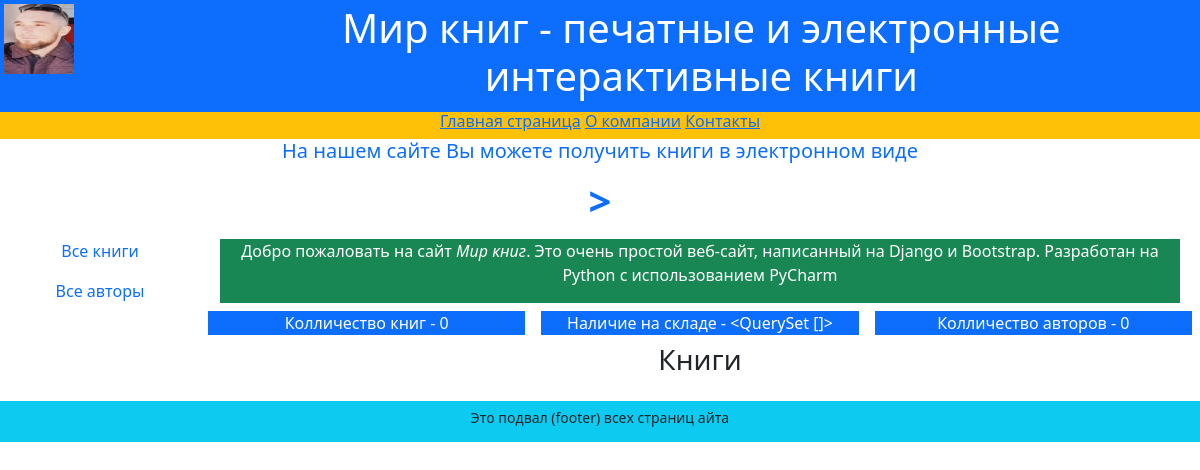
/, run on an earlier commit of the app's database.
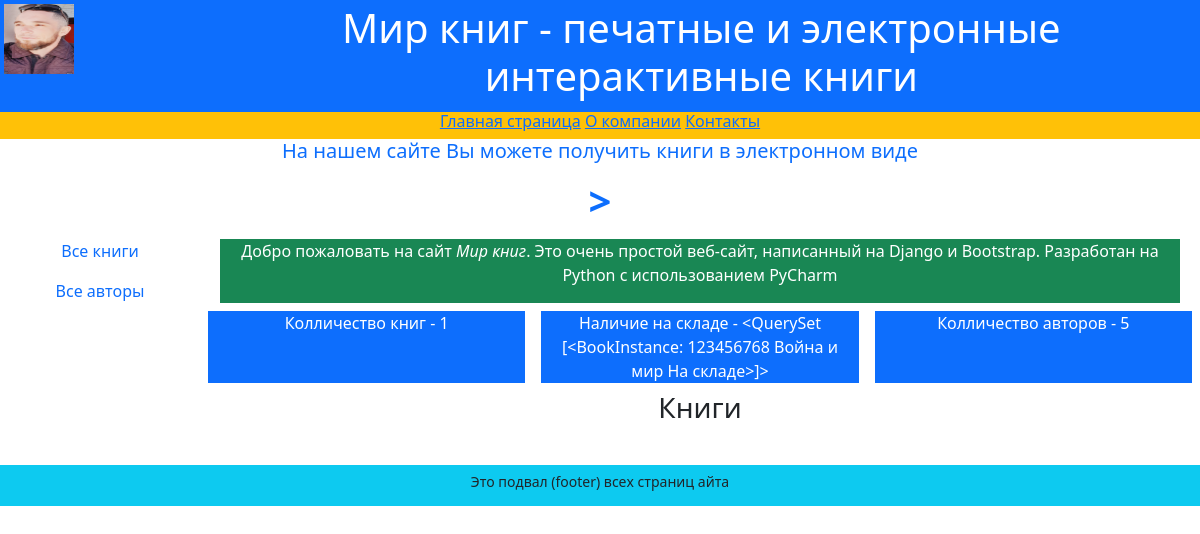
And on a later commit of the database.
### catalog/models.py (models this page shows, shortened)
class BookInstance(models.Model):
    book = models.ForeignKey('Book', on_delete=models.CASCADE, null=True)
    inv_nom = models.CharField(max_length=20, null=True, help_text='Введите инвентарный номер экземпляра',
                               verbose_name='Статус экземпляра книги')
    status = models.ForeignKey('Status', on_delete=models.CASCADE, null=True,
                               help_text='Изменить состояние книги',
                               verbose_name='Статус экземпляра книги')
    due_back = models.DateField(null=True, blank=True, help_text='Введите конец срока статуса',
                                verbose_name='Даиа окончания статуса')
    class Meta:
        ordering = ['due_back']
    def __str__(self):
        return '%s %s %s' % (self.inv_nom, self.book, self.status)

class Book(models.Model):
    title = models.CharField(max_length=200, help_text=';Введите название книги',
                             verbose_name='Название книги')
    genre = models.ForeignKey('Genre', on_delete=models.CASCADE,
                              help_text='Выберите жанр книги',
                              verbose_name='Жанр книги', null=True)
    language = models.ForeignKey('Language', on_delete=models.CASCADE,
                                 help_text='Выберите язык книги',
                                 verbose_name='Язык книги', null=True)
    publisher = models.ForeignKey('Publisher', on_delete=models.CASCADE,
                                  help_text='Выберите издательство',
                                  verbose_name='Издательство', null=True)
    year = models.CharField(max_length=4, help_text='Введите год издания',
                            verbose_name='Год издания')
    author = models.ManyToManyField('Author', help_text='Выберите автора (авторов) книги',
                                    verbose_name='Автор (Авторы) книги')
    summary = models.TextField(max_length=1000, help_text='Введите краткое описание книги',
                               verbose_name='Аннотация книги')
    isbn = models.CharField(max_length=13, help_text='Должно содержать 13 символов',
                            verbose_name='ISBN книги')
    price = models.DecimalField(decimal_places=2, max_digits=7,
                                help_text='Введите цену книги',
                                verbose_name='Цена (руб.)')
    photo = models.ImageField(upload_to='images', help_text='Введите изображение обложки',
                              verbose_name='Изображение обложки')
    def display_author(self):
        return ', '.join([author.last_name for author in self.author.all()])
    display_author.shorts_description = 'Авторы'
    def __str__(self):
        return self.title

class Status(models.Model):
    name = models.CharField(max_length=20, help_text='Введите статус экземпляра книги',
                            verbose_name='Статус экземпляра книги')
    def __str__(self):
        return self.name

### catalog/views.py (the view)
# urls.py: path('', views.index, name='index'),
def index(request):
    text_head = 'На нашем сайте Вы можете получить книги в электронном виде'
    books = Book.objects.all()
    num_books = Book.objects.all().count()
    num_instances = BookInstance.objects.all()
    num_instances_availabl = BookInstance.objects.filter(status__exact=2).count()
    authors = Author.objects.all()
    num_authors = Author.objects.count()
    context = { 'text_head': text_head,
                'books': books, 'num_books': num_books,
                'num_instances': num_instances,
                'num_instances_availabl': num_instances_availabl,
                'authors': authors, 'num_authors': num_authors}
    return render(request, 'catalog/index.html', context)

### templates/catalog/index.html (shortened to what this page needs)
{% extends 'catalog/base.html' %}
{% block header %}
<h5>{{ text_head }}</h5>>
{% endblock header %}
{% block content %}
<div class="container-fluid my-2">
    <div class="row bg-success text-white mx-2">
        <div class="col text-center">
            <p>Добро пожаловать на сайт <em>Мир книг</em>. Это очень
            простой веб-сайт, написанный на Django и Bootstrap.
            Разработан на Python с использованием PyCharm</p>
        </div>
    </div>
    <div class="row my-2 text-white">
        <div class="col mx-2 bg-primary">Колличество книг - {{ num_books }}</div>
        <div class="col mx-2 bg-primary">Наличие на складе - {{ num_instances }}</div>
        <div class="col mx-2 bg-primary">Колличество авторов - {{ num_authors }}</div>
    </div>
    <div class="row text-center text-dark ih-2">
        <h3>Книги</h3>
    </div>
</div>
{% endblock content %}

What changed in the data, as far as the page shows it:
added BookInstance: inv_nom+book+status "<QuerySet [<BookInstance: 123456768 Война и мир На складе>]>"
Also different on the page:
{{ num_books }}: "0" → "1"
{{ num_authors }}: "0" → "5"
{{ num_instances }}: "<QuerySet []>" → (not shown)
